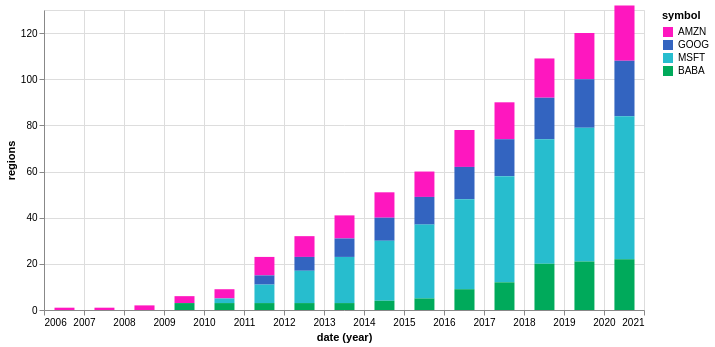

Specify this chart in Vega-Lite:
### Vega-Lite specification from a JSON file in a GitHub repository (floating-point values rounded to 4 significant figures)
{"$schema": "https://vega.github.io/schema/vega-lite/v2.0.json", "data": {"values": [{"regions": 1, "date": "2006", "symbol": "AMZN"}, {"regions": 1, "date": "2007", "symbol": "AMZN"}, {"regions": 2, "date": "2008", "symbol": "AMZN"}, {"regions": 3, "date": "2009", "symbol": "AMZN"}, {"regions": 4, "date": "2010", "symbol": "AMZN"}, {"regions": 8, "date": "2011", "symbol": "AMZN"}, {"regions": 9, "date": "2012", "symbol": "AMZN"}, {"regions": 10, "date": "2013", "symbol": "AMZN"}, {"regions": 11, "date": "2014", "symbol": "AMZN"}, {"regions": 11, "date": "2015", "symbol": "AMZN"}, {"regions": 16, "date": "2016", "symbol": "AMZN"}, {"regions": 16, "date": "2017", "symbol": "AMZN"}, {"regions": 17, "date": "2018", "symbol": "AMZN"}, {"regions": 20, "date": "2019", "symbol": "AMZN"}, {"regions": 24, "date": "2020", "symbol": "AMZN"}, {"regions": 0, "date": "2006", "symbol": "GOOG"}, {"regions": 0, "date": "2007", "symbol": "GOOG"}, {"regions": 0, "date": "2008", "symbol": "GOOG"}, {"regions": 0, "date": "2009", "symbol": "GOOG"}, {"regions": 0, "date": "2010", "symbol": "GOOG"}, {"regions": 4, "date": "2011", "symbol": "GOOG"}, {"regions": 6, "date": "2012", "symbol": "GOOG"}, {"regions": 8, "date": "2013", "symbol": "GOOG"}, {"regions": 10, "date": "2014", "symbol": "GOOG"}, {"regions": 12, "date": "2015", "symbol": "GOOG"}, {"regions": 14, "date": "2016", "symbol": "GOOG"}, {"regions": 16, "date": "2017", "symbol": "GOOG"}, {"regions": 18, "date": "2018", "symbol": "GOOG"}, {"regions": 21, "date": "2019", "symbol": "GOOG"}, {"regions": 24, "date": "2020", "symbol": "GOOG"}, {"regions": 0, "date": "2006", "symbol": "MSFT"}, {"regions": 0, "date": "2007", "symbol": "MSFT"}, {"regions": 0, "date": "2008", "symbol": "MSFT"}, {"regions": 0, "date": "2009", "symbol": "MSFT"}, {"regions": 2, "date": "2010", "symbol": "MSFT"}, {"regions": 8, "date": "2011", "symbol": "MSFT"}, {"regions": 14, "date": "2012", "symbol": "MSFT"}, {"regions": 20, "date": "2013", "symbol": "MSFT"}, {"regions": 26, "date": "2014", "symbol": "MSFT"}, {"regions": 32, "date": "2015", "symbol": "MSFT"}, {"regions": 39, "date": "2016", "symbol": "MSFT"}, {"regions": 46, "date": "2017", "symbol": "MSFT"}, {"regions": 54, "date": "2018", "symbol": "MSFT"}, {"regions": 58, "date": "2019", "symbol": "MSFT"}, {"regions": 62, "date": "2020", "symbol": "MSFT"}, {"regions": 0, "date": "2008", "symbol": "BABA"}, {"regions": 3, "date": "2009", "symbol": "BABA"}, {"regions": 3, "date": "2010", "symbol": "BABA"}, {"regions": 3, "date": "2011", "symbol": "BABA"}, {"regions": 3, "date": "2012", "symbol": "BABA"}, {"regions": 3, "date": "2013", "symbol": "BABA"}, {"regions": 4, "date": "2014", "symbol": "BABA"}, {"regions": 5, "date": "2015", "symbol": "BABA"}, {"regions": 9, "date": "2016", "symbol": "BABA"}, {"regions": 12, "date": "2017", "symbol": "BABA"}, {"regions": 20, "date": "2018", "symbol": "BABA"}, {"regions": 21, "date": "2019", "symbol": "BABA"}, {"regions": 22, "date": "2020", "symbol": "BABA"}]}, "width": 600, "height": 300, "mark": "bar", "background": "transparent", "encoding": {"x": {"timeUnit": "year", "field": "date", "type": "temporal"}, "y": {"field": "regions", "type": "quantitative", "scale": {"domain": [0, 130]}}, "color": {"field": "symbol", "type": "nominal", "scale": {"domain": ["AMZN", "GOOG", "MSFT", "BABA"], "range": ["#fe17bf", "#3364c0", "#27bdce", "#00aa5b"]}}}, "config": {"axis": {"labelFont": "sans-serif", "titleFont": "sans-serif"}, "axisX": {"labelAngle": 0}, "bar": {"binSpacing": 20}}}
